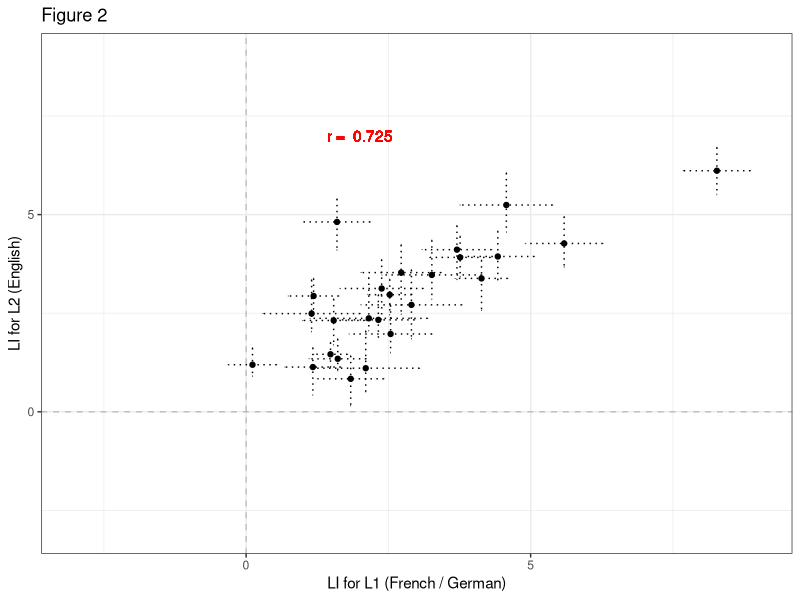

Write R code to recreate this figure. (Note: this script raises an error after producing the figure.)
## ---- chunk 1
knitr::opts_chunk$set(echo = TRUE)

require(tidyverse)
require(flextable)
require(ggplot2)
## ---- chunk 2
# read French/German data in
L1_data <- read.csv('Results_L1.csv')
L2_data <- read.csv('Results_L2.csv')
background_data_total <- read.csv('background_data.csv', stringsAsFactors = FALSE)
colnames(background_data_total)[1] <-  colnames(background_data_total)[1] <- 'ID'

# read Japanese data in 
Miho_L1_data <- read.csv('Miho_Results_L1.csv')
Miho_L2_data <- read.csv('Miho_Results_L2.csv')
Miho_background_data_total <- read.csv('Miho_background_data.csv', stringsAsFactors = FALSE)
colnames(Miho_background_data_total)[1] <-  colnames(Miho_background_data_total)[1] <- 'ID'
Miho_background_data_total$ID <- as.numeric(gsub("BL", replacement = "", Miho_background_data_total$ID))

## ---- chunk 3
# How many participants are there, and how many were excluded from the analysis?
nsubj_all <- dim(L1_data)[1]
# If a subject has data excluded in EITHER language, we'll have to exclude them.
exclude <- L1_data$L1.exclusions + L2_data$L2.exclusions
# We will include the rows in L1_data and L2_data for any participants where exclude = 0
L1_data <- L1_data[which(exclude==0), ]
L2_data <- L2_data[which(exclude==0), ]
# Remove excluded participants from backgound data too
background_data <- background_data_total[which(exclude==0), ]
nsubj <- dim(L1_data)[1]
background_data <- background_data %>% mutate(L2_prof = (L2_prof_Speaking+L2_prof_Reading+L2_prof_Understanding)/3)

# Calculate demographics summary statistics
demo_summary <- background_data %>% 
  summarise(N_total = n(), N_german = length(which(L1==1)), N_french = length(which(L1==2)),
            N_female = length(which(Gender==0)), N_male = length(which(Gender==1)),
            mean_age = mean(Age), sd_age = sd(Age),
            mean_EHI = mean(EHI), sd_EHI = sd(EHI), min_EHI = min(EHI), max_EHI = max(EHI),
            languages = mean(NoL), sd_languages = sd(NoL),
            mean_aoa = mean(L2_Acquisition), sd_aoa = sd(L2_Acquisition),
            mean_aoF = mean(L2_Fluent), sd_aoF = sd(L2_Fluent),
            mean_accent = mean(L2_exp_Accent), sd_accent = sd(L2_exp_Accent),
            mean_read = mean(L2_prof_Reading), sd_read = sd(L2_prof_Reading),
            mean_und = mean(L2_prof_Understanding), sd_und = sd(L2_prof_Understanding),
            mean_speak = mean(L2_prof_Speaking), sd_speak = sd(L2_prof_Speaking),
            mean_prof = mean(L2_prof), sd_prof = sd(L2_prof))

## ---- chunk 4
# Calculate mean and SEM LI value for L1 and L2
L1_summary_stats <- L1_data %>% summarise(L1_mean = mean(L1.mean_LI), L1_se = sd(L1.mean_LI)/sqrt(nsubj),
                                          L1_mean_trials = mean(L1.N), L1_min_trials = min(L1.N), L1_max_trials = max(L1.N)) 
L2_summary_stats <- L2_data %>% summarise(L2_mean = mean(L2.mean_LI), L2_se = sd(L2.mean_LI)/sqrt(nsubj),
                                          L2_mean_trials = mean(L2.N), L2_min_trials = min(L2.N), L2_max_trials = max(L2.N)) 

# Number of Ps left/ bilaterally lateralised
L1_laterality <- L1_data %>% group_by(L1.mean_laterality) %>% summarise(N=n(), pc=N/nsubj*100)
L2_laterality <- L2_data %>% group_by(L2.mean_laterality) %>% summarise(N=n(), pc=N/nsubj*100)


# Make a massive table
summary_stats <- matrix(data = NA, nrow = 2, ncol = 7)
colnames(summary_stats) <- c('Language','Mean trials', 'mean LI', 'se LI', '% left', '% bilateral', '% right')
summary_stats[, 1] <- c('L1', 'L2')
summary_stats[, 2] <- round(c(L1_summary_stats$L1_mean_trials, L2_summary_stats$L2_mean_trials), 2)
summary_stats[, 3] <-  round(c(L1_summary_stats$L1_mean, L2_summary_stats$L2_mean), 2)
summary_stats[, 4] <-  round(c(L1_summary_stats$L1_se, L2_summary_stats$L2_se), 2)
summary_stats[, 5] <- round(c(L1_laterality$pc[2], L2_laterality$pc[2]))
summary_stats[, 6] <- round(c(L1_laterality$pc[1], L2_laterality$pc[1]))
summary_stats[, 7] <- round(c(L1_laterality$pc[3], L2_laterality$pc[3]))
summary_stats[which(is.na(summary_stats[,7])), 7] <- 0 
summary_stats <- as.data.frame(summary_stats)

# Scatterplot of L1 and L2 data
plotdata <- inner_join(x = L1_data,
                        y = L2_data)

# Correlation between L1 and L2
L1_L2_corr <- cor.test (plotdata$L1.mean_LI, plotdata$L2.mean_LI, 
                        method = "spearman", 
                        exact = FALSE)

Fig2 <- ggplot(data = plotdata, aes(x = L1.mean_LI, y = L2.mean_LI)) + 
  geom_point()+
  theme_bw()+
  xlab("LI for L1 (French / German)") +  
  ylab("LI for L2 (English)") + 
  xlim(-3,9) + ylim (-3,9) + 
  geom_errorbar(aes(ymin = L2.mean_LI - L2.mean_se, ymax = L2.mean_LI + L1.mean_se),linetype = "dotted") + 
  geom_errorbarh(aes(xmin = L1.mean_LI - L1.mean_se, xmax = L1.mean_LI + L1.mean_se), linetype = "dotted") +
  geom_text(x = 2, y = 7, label = paste('r = ', round(L1_L2_corr$estimate, 3)), colour = 'red') +
  geom_hline(yintercept = 0, linetype="dashed", alpha = 0.2) + 
  geom_vline(xintercept = 0, linetype= "dashed", alpha = 0.2) +
  ggtitle('Figure 2')

# Check correlations with EHI
EHI_LI_L1_cor <- cor.test (background_data$EHI, L1_data$L1.mean_LI, method = "spearman")
EHI_LI_L2_cor <- cor.test (background_data$EHI, L2_data$L2.mean_LI, method = "spearman")

# Check for effect of testing order (0 = L2 tested first, 1 = L1 tested first)
total_info <- inner_join(x = plotdata, y = background_data, by = c("ID"))
nL1_testedfirst <- nrow(background_data[background_data$Tested == 1,]) #how many tested with L1 first
nL1_testedsecond <- nrow(background_data[background_data$Tested == 0,]) # how many tested with L2 first
testing_0 <- filter(total_info, Tested == "0")
testing_1 <- filter(total_info, Tested == "1")
testing_ttest_L1 <- t.test(testing_0$L1.mean_LI, testing_1$L1.mean_LI) # testing if there is a sig. diff between laterality scoes of L1 in those tested in their native language first or second.
testing_ttest_L2 <- t.test(testing_0$L2.mean_LI, testing_1$L2.mean_LI) # testing if there is a sig. diff between laterality scoes of L2 in those tested in their native language first or second.
## ---- chunk 5
# Make a demographics table
demo_table <- matrix(data=NA, nrow=10, ncol=2)
colnames(demo_table) <- c('Characteristic', 'Mean (sd)')
demo_table[,1] <- c('Age, years', 'EHI, /100', 'Languages spoken',
                          'Age of acquisition, years', 'Age of fluency, years', 'Accent, /10',
                          'Proficiency: speaking, /10', 'Proficiency: reading, /10', 
                          'Proficiency: understanding, /10', 'Proficiency: total, /10')
#demo_table[1,2] <- paste0(demo_summary$N_total, ' (', demo_summary$N_male, ':', demo_summary$N_female, ')')
demo_table[1,2] <- paste0(round(demo_summary$mean_age, 2), ' (', round(demo_summary$sd_age, 2), ')')
demo_table[2,2] <- paste0(round(demo_summary$mean_EHI, 2), ' (', round(demo_summary$sd_EHI, 2), ')')
demo_table[3,2] <- paste0(round(demo_summary$languages, 2), ' (', round(demo_summary$sd_languages, 2), ')')
demo_table[4,2] <- paste0(round(demo_summary$mean_aoa, 2), ' (', round(demo_summary$sd_aoa, 2), ')')
demo_table[5,2] <- paste0(round(demo_summary$mean_aoF, 2), ' (', round(demo_summary$sd_aoF, 2), ')')
demo_table[6,2] <- paste0(round(demo_summary$mean_accent, 2), ' (', round(demo_summary$sd_accent, 2), ')')
demo_table[7,2] <- paste0(round(demo_summary$mean_speak, 2), ' (', round(demo_summary$sd_speak, 2), ')')
demo_table[8,2] <- paste0(round(demo_summary$mean_read, 2), ' (', round(demo_summary$sd_read, 2), ')')
demo_table[9,2] <- paste0(round(demo_summary$mean_und, 2), ' (', round(demo_summary$sd_und, 2), ')')
demo_table[10,2] <- paste0(round(demo_summary$mean_prof, 2), ' (', round(demo_summary$sd_prof, 2), ')')
demo_table <- as.data.frame(demo_table)

table1 <- flextable(demo_table) %>% set_caption(table1, caption=paste0('Table 1. Demographics for the Study 1 participants, N=',nsubj, ' (', demo_summary$N_female, ' female)')) 
table1 <- autofit(table1)
table1
## ---- chunk 6
# Report number of excluded trials
excluded_trials_L1 <- 100 - round(sum(L1_data$L1.N) / sum(L1_data$L1.nMark) * 100, 2)
excluded_trials_L2 <- 100 - round(sum(L2_data$L2.N) / sum(L2_data$L2.nMark) * 100, 2)

# Here we will use the Shapiro Wilks normality test to see if the LI values for L1 and L2 are normally distributed
L1_normality <- shapiro.test(L1_data$L1.mean_LI)
L2_normality <- shapiro.test(L2_data$L2.mean_LI)

# spearman correlation test on odds and evens - means: Grabitz data 
L1_splithalf <- cor.test(L1_data$L1.mean_odd, L1_data$L1.mean_even, method = "spearman")
L2_splithalf <- cor.test(L2_data$L2.mean_odd, L2_data$L2.mean_even, method = "spearman")  
## ---- chunk 7
table2 <- flextable(summary_stats) %>% set_caption(table2, caption='Table 2. Summary statistics for Study 1 laterality indices')
table2 <- autofit(table2)
table2

## ---- chunk 8

print(Fig2)

## ---- chunk 9

# Correlation between AOA and LIs
aoa_L2_corr <- cor.test(total_info$L2_Acquisition, total_info$L2.mean_LI, method = "spearman")
aoF_L2_corr <- cor.test(total_info$L2_Fluent, total_info$L2.mean_LI, method = "spearman")
prof_L2_corr <- cor.test(total_info$L2_prof, total_info$L2.mean_LI, method="spearman")

## ---- chunk 10
# How many participants are there, and how many were excluded from the analysis?
Miho_nsubj_all <- dim(Miho_L1_data)[1]

# If a subject has data excluded in EITHER language, we'll have to exclude them
# Phonological and Semantic fluency tasks will be treated separately
Phon_exclude <- Miho_L1_data$L1_Phon.exclusions + Miho_L2_data$L2_Phon.exclusions
Sem_exclude <- Miho_L1_data$L1_Sem.exclusions + Miho_L2_data$L2_Sem.exclusions 
Miho_exclude <- Phon_exclude + Sem_exclude

# We will include the rows in L1_data and L2_data for any participants where exclude = 0
L1_Phon_data <- Miho_L1_data[which(Miho_exclude==0), ]
L2_Phon_data <- Miho_L2_data[which(Miho_exclude==0), ]
L1_Sem_data <- Miho_L1_data[which(Miho_exclude==0), ]
L2_Sem_data <- Miho_L2_data[which(Miho_exclude==0), ]

# How many subjects were included for each task?
Phon_nsubj <- dim(L1_Phon_data)[1]
Sem_nsubj <- dim(L1_Sem_data)[1]
# Remove excluded participants from backgound data too
Miho_background_data <- Miho_background_data_total[which(Miho_exclude==0), ]

# Calculate demographics summary statistics
#NEED TO CHECK 0 IS DEFINITLEY FEMALE!!

miho_demo_summary <- Miho_background_data %>%
  summarise(N_total = n(), N_female_j = length(which(Gender == "0")), N_male_j = length(which(Gender== "1")),
            mean_age_j = mean(Age, na.rm = TRUE), sd_age = sd(Age, na.rm = TRUE), 
            mean_aoa_L2_j = mean(aoa_L2, na.rm = TRUE), sd_aoa_L2_j = sd(aoa_L2, na.rm = TRUE),
            mean_eng_score_j = mean(Eng_score, na.rm = TRUE), sd_eng_score_j = sd(Eng_score, na.rm = TRUE),
            mean_eng_use_month_j = mean(length_useEng_months, na.rm = TRUE), sd_eng_use_month_j = sd(length_useEng_months, na.rm = TRUE),
            mean_eng_speak_j = mean(Eng_Speak, na.rm = TRUE), sd_eng_speak_j = sd(Eng_Speak, na.rm = TRUE),
            mean_eng_listen_j = mean(Eng_Listen, na.rm = TRUE), sd_eng_listen_j = sd(Eng_Listen, na.rm = TRUE),
            mean_eng_read_j = mean(Eng_Read, na.rm = TRUE), sd_eng_read_j = sd(Eng_Read, na.rm = TRUE), 
            mean_eng_write_j = mean(Eng_Write, na.rm = TRUE), sd_eng_write_j = sd(Eng_Write, na.rm = TRUE),
            )

## ---- chunk 11
# Calculate mean and SEM LI value for L1 and L2: Phonological fluency
L1_Phon_summary_stats <-
  L1_Phon_data %>% summarise(L1_mean = mean(L1_Phon.mean_LI), L1_se = sd(L1_Phon.mean_LI)/sqrt(Phon_nsubj),
                                  L1_mean_trials = mean(L1_Phon.N), L1_min_trials = min(L1_Phon.N),
                                  L1_max_trials = max(L1_Phon.N))

L2_Phon_summary_stats <-
  L2_Phon_data %>% summarise(L2_mean = mean(L2_Phon.mean_LI), L2_se = sd(L2_Phon.mean_LI)/sqrt(Phon_nsubj),
                                  L2_mean_trials = mean(L2_Phon.N), L2_min_trials = min(L2_Phon.N),
                                  L2_max_trials = max(L2_Phon.N))

# The mean and SEM LI value for L1 and L2: Semantic fluency
L1_Sem_summary_stats <-
  L1_Sem_data %>% summarise(L1_mean = mean(L1_Sem.mean_LI), L1_se = sd(L1_Sem.mean_LI)/sqrt(Sem_nsubj),
                                  L1_mean_trials = mean(L1_Sem.N), L1_min_trials = min(L1_Sem.N),
                                  L1_max_trials = max(L1_Sem.N))

L2_Sem_summary_stats <-
  L2_Sem_data %>% summarise(L2_mean = mean(L2_Sem.mean_LI), L2_se = sd(L2_Sem.mean_LI)/sqrt(Sem_nsubj),
                                  L2_mean_trials = mean(L2_Sem.N), L2_min_trials = min(L2_Sem.N),
                                  L2_max_trials = max(L2_Sem.N))

# Number of Ps left/ bilaterally lateralised for L1/L2, Phon/Sem fluency
L1_Phon_laterality <- L1_Phon_data %>%
  group_by(L1_Phon.mean_laterality) %>% summarise(N=n(), pc=N/Phon_nsubj*100)
L2_Phon_laterality <- L2_Phon_data %>%
  group_by(L2_Phon.mean_laterality) %>% summarise(N=n(), pc=N/Phon_nsubj*100)
L1_Sem_laterality <- L1_Sem_data %>%
  group_by(L1_Sem.mean_laterality) %>% summarise(N=n(), pc=N/Sem_nsubj*100)
L2_Sem_laterality <- L2_Sem_data %>%
  group_by(L2_Sem.mean_laterality) %>% summarise(N=n(), pc=N/Sem_nsubj*100)

# Make a summary table
summary_stats <- matrix(data = NA, nrow = 4, ncol = 8)
colnames(summary_stats) <- c('Task','Language','Mean trials', 'mean LI', 'se LI', '% left', '% bilateral', '% right')
summary_stats[, 1] <- c('Phonological','Phonological','Semantic','Semantic')
summary_stats[, 2] <- c('L1','L2','L1','L2')
summary_stats[, 3] <- round(c(L1_Phon_summary_stats$L1_mean_trials, L2_Phon_summary_stats$L2_mean_trials,
                              L1_Sem_summary_stats$L1_mean_trials, L2_Sem_summary_stats$L2_mean_trials), 2)
summary_stats[, 4] <-  round(c(L1_Phon_summary_stats$L1_mean, L2_Phon_summary_stats$L2_mean,
                               L1_Sem_summary_stats$L1_mean, L2_Sem_summary_stats$L2_mean), 2)
summary_stats[, 5] <-  round(c(L1_Phon_summary_stats$L1_se, L2_Phon_summary_stats$L2_se,
                               L1_Sem_summary_stats$L1_se, L2_Sem_summary_stats$L2_se), 2)
summary_stats[, 6] <- round(c(L1_Phon_laterality$pc[2], L2_Phon_laterality$pc[2],
                              L1_Sem_laterality$pc[2], L2_Sem_laterality$pc[2]))
summary_stats[, 7] <- round(c(L1_Phon_laterality$pc[1], L2_Phon_laterality$pc[1],
                              L1_Sem_laterality$pc[1], L2_Sem_laterality$pc[1]))
summary_stats[, 8] <- round(c(L1_Phon_laterality$pc[3], L2_Phon_laterality$pc[3],
                              L1_Sem_laterality$pc[3], L2_Sem_laterality$pc[3]))
summary_stats[which(is.na(summary_stats[,8])), 8] <- 0 
summary_stats <- as.data.frame(summary_stats)

# Plot Miho Phon L1 and L2 data
plotdata_j <- inner_join(x = L1_Phon_data, L2_Phon_data)
L1_L2_Phon_corr <- cor.test (plotdata_j$L1_Phon.mean_LI, plotdata_j$L2_Phon.mean_LI, method = "spearman")

Fig3 <- ggplot(data = plotdata_j, aes(x = L1_Phon.mean_LI, y = L2_Phon.mean_LI)) + 
  geom_point()+
  theme_bw()+
  xlab("LI for L1 (Japanese), Phonological Fluency") +  
  ylab("LI for L2 (English), Phonological Fluency") + 
  xlim(-3,9) + ylim (-3,9) + 
  geom_errorbar(aes(ymin = L2_Phon.mean_LI - L2_Phon.mean_se, ymax = L2_Phon.mean_LI + L1_Phon.mean_se),linetype = "dotted") + 
  geom_errorbarh(aes(xmin = L1_Phon.mean_LI - L1_Phon.mean_se, xmax = L1_Phon.mean_LI + L1_Phon.mean_se), linetype = "dotted")+
  geom_text(x = 2, y = 7, label = paste('r = ', round(L1_L2_corr$estimate, 3)), colour = 'red') +
  geom_hline(yintercept = 0, linetype="dashed", alpha = 0.2) + 
  geom_vline(xintercept = 0, linetype= "dashed", alpha = 0.2) +
  ggtitle('Figure 3')

# Plot Miho Sem L1 and L2 data
plotdata_j <- inner_join(x = L1_Sem_data, y = L2_Sem_data)
L1_L2_Sem_corr <- cor.test (plotdata_j$L1_Sem.mean_LI, plotdata_j$L2_Sem.mean_LI, method = "spearman")

Fig4 <- ggplot(data = plotdata_j, aes(x = L1_Sem.mean_LI, y = L2_Sem.mean_LI)) +
  geom_point()+
  theme_bw()+
  xlab("LI for L1 (Japanese), Semantic Fluency") +
  ylab("LI for L2 (English), Semantic Fluency") +
  xlim(0-3,9) + ylim (-3,9) +
  geom_errorbar(aes(ymin = L2_Sem.mean_LI - L2_Sem.mean_se, ymax = L2_Sem.mean_LI + L1_Sem.mean_se),linetype = "dotted") +
  geom_errorbarh(aes(xmin = L1_Sem.mean_LI - L1_Sem.mean_se, xmax = L1_Sem.mean_LI + L1_Sem.mean_se), linetype = "dotted")+
  geom_text(x = 2, y = 7, label = paste('r = ', round(L1_L2_corr$estimate, 3)), colour = 'red') +
  geom_hline(yintercept = 0, linetype="dashed", alpha = 0.2) + 
  geom_vline(xintercept = 0, linetype= "dashed", alpha = 0.2) +
  ggtitle('Figure 4')

# Check correlations with EHI
#TO COMPLETE
# EHI_LI_L1_Phon_cor <- cor.test (background_data$EHI, L1_data$L1_Phon.mean_LI, method = "spearman")
# EHI_LI_L2_Phon_cor <- cor.test (background_data$EHI, L2_data$L2_Phon.mean_LI, method = "spearman")
# EHI_LI_L1_Sem_cor <- cor.test (background_data$EHI, L1_data$L1_Sem.mean_LI, method = "spearman")
# EHI_LI_L2_Sem_cor <- cor.test (background_data$EHI, L2_data$L2_Sem.mean_LI, method = "spearman")

# Check for effect of testing order (0 = L2 tested first, 1 = L1 tested first)
# TO COMPLETE
# total_info <- inner_join(x = plotdata_j, y = background_data, by = c("ID"))
# nL1_testedfirst <- nrow(background_data[background_data$Tested == 1,]) #how many tested with L1 first
# nL1_testedsecond <- nrow(background_data[background_data$Tested == 0,]) # how many tested with L2 first
# testing_0 <- filter(total_info, Tested == "0")
# testing_1 <- filter(total_info, Tested == "1")
# testing_ttest_L1 <- t.test(testing_0$L1.mean_LI, testing_1$L1.mean_LI) # testing if there is a sig. diff between laterality scoes of L1 in those tested in their native language first or second.
# testing_ttest_L2 <- t.test(testing_0$L2.mean_LI, testing_1$L2.mean_LI) # testing if there is a sig. diff between laterality scoes of L2 in those tested in their native language first or second.


# descriptive statistics for words produced in task
mean_jwords_phon <- mean(total_info_j$JPhon_words, na.rm = TRUE)
mean_jwords_sem <- mean(total_info_j$JSem_words, na.rm = TRUE)
mean_ewords_phon <- mean(total_info_j$EPhon_words, na.rm = TRUE)
mean_ewords_sem <- mean(total_info_j$ESem_words, na.rm = TRUE)

words_produced_phon <- t.test(total_info_j$JPhon_words, total_info_j$EPhon_words, na.rm = TRUE)
words_produced_sem <- t.test(total_info_j$JSem_words, total_info_j$ESem_words, na.rm = TRUE)
## ---- chunk 12

#### demographics table ####
# Update names of rows when we get more info on background demographics. 
# Make a demographics table

############

demo_table_j <- matrix(data=NA, nrow=8, ncol=2)
colnames(demo_table_j) <- c('Characteristic', 'Mean (sd)')

demo_table_j[,1] <- c('Age, years', 'Age of English Acquisition, years', 'mean English score /60', 'Use of English, months', 'English speaking /100', 'English listening /100', 'English Reading /100', 'English Writing /100')

demo_table_j[1,2] <- paste0(round(miho_demo_summary$mean_age_j, 2), ' (', round(miho_demo_summary$sd_age, 2), ')')
demo_table_j[2,2] <- paste0(round(miho_demo_summary$mean_aoa_L2_j, 2), ' (', round(miho_demo_summary$sd_aoa_L2_j, 2), ')')
demo_table_j[3,2] <- paste0(round(miho_demo_summary$mean_eng_score_j, 2), ' (', round(miho_demo_summary$sd_eng_score_j, 2), ')')
demo_table_j[4,2] <- paste0(round(miho_demo_summary$mean_eng_use_month_j, 2), ' (', round(miho_demo_summary$sd_eng_use_month_j, 2), ')')
demo_table_j[5,2] <- paste0(round(miho_demo_summary$mean_eng_speak_j, 2), ' (', round(miho_demo_summary$sd_eng_speak_j, 2), ')')
demo_table_j[6,2] <- paste0(round(miho_demo_summary$mean_eng_listen_j, 2), ' (', round(miho_demo_summary$sd_eng_listen_j, 2), ')')
demo_table_j[7,2] <- paste0(round(miho_demo_summary$mean_eng_read_j, 2), ' (', round(miho_demo_summary$sd_eng_read_j, 2), ')')
demo_table_j[8,2] <- paste0(round(miho_demo_summary$mean_eng_write_j, 2), ' (', round(miho_demo_summary$sd_eng_write_j, 2), ')')
demo_table_j <- as.data.frame(demo_table_j)

table101 <- flextable(demo_table_j) %>% set_caption('table101', caption=paste0('Table 101. Demographics for the Study 2 participants, N=', miho_demo_summary$N_total, ' (', miho_demo_summary$N_female_j, ' female)')) 
table101 <- autofit(table101)
table101


## ---- chunk 13
# Report number of excluded trials
excluded_trials_L1_Phon <- 100 - round(sum(L1_Phon_data$L1_Phon.N.N) / sum(L1_Phon_data$L1_Phon.nMark) * 100, 2)
excluded_trials_L2_Phon <- 100 - round(sum(L2_Phon_data$L2_Phon.N) / sum(L2_Phon_data$L2_Phon.nMark) * 100, 2)
excluded_trials_L1_Sem <- 100 - round(sum(L1_Sem_data$L1_Sem.N.N) / sum(L1_Sem_data$L1_Sem.nMark) * 100, 2)
excluded_trials_L2_Sem <- 100 - round(sum(L2_Sem_data$L2_Sem.N) / sum(L2_Sem_data$L2_Sem.nMark) * 100, 2)

# Here we will use the Shapiro Wilks normality test to see if the LI values for L1 and L2 are normally distributed
L1_Phon_normality <- shapiro.test(L1_Phon_data$L1_Phon.mean_LI)
L1_Sem_normality <- shapiro.test(L1_Sem_data$L1_Sem.mean_LI)
L2_Phon_normality <- shapiro.test(L2_Phon_data$L2_Phon.mean_LI)
L2_Sem_normality <- shapiro.test(L2_Sem_data$L2_Sem.mean_LI)

# spearman correlation test on odds and evens - means
L1_Phon_splithalf <- cor.test(L1_Phon_data$L1_Phon.mean_odd, L1_Phon_data$L1_Phon.mean_even, method = "spearman")
L2_Phon_splithalf <- cor.test(L2_Phon_data$L2_Phon.mean_odd, L2_Phon_data$L2_Phon.mean_even, method = "spearman")
L1_Sem_splithalf <- cor.test(L1_Sem_data$L1_Sem.mean_odd, L1_Sem_data$L1_Sem.mean_even, method = "spearman")
L2_Sem_splithalf <- cor.test(L2_Sem_data$L2_Sem.mean_odd, L2_Sem_data$L2_Sem.mean_even, method = "spearman")

## ---- chunk 14
table4 <- flextable(summary_stats) 
table4 <- autofit(table4)
set_caption(table4, caption='Table 4. Summary statistics for Study 2 laterality indices')

## ---- chunk 15
print(Fig3)
print(Fig4)

## ---- chunk 16

# Correlation between AOA and LIs
# normally distributed (lines 490-493)

total_info_j <- inner_join(x = plotdata_j, y = Miho_background_data, by = c("ID"))
aoa_l2_corr_phon_j <- cor.test(total_info_j$aoa_L2, total_info_j$L2_Phon.mean_LI, method = "spearman")
aoa_l2_corr_sem_j <- cor.test(total_info_j$aoa_L2, total_info_j$L2_Sem.mean_LI, method = "spearman")

#do we need any more correlations? 

## ---- chunk 17

Fig5 <- ggplot (data = total_info_j, aes(x = aoa_L2, y = L2_Phon.mean_LI )) + 
  geom_point() + 
  theme_bw() + 
  xlab("Age of English Acquisition (years)") + 
  ylab("LI for L2 (Phonology)") + 
  xlim (2.5,13.5) + ylim (-1,6) + 
  geom_errorbar(aes(ymin = L2_Phon.mean_LI - L2_Phon.mean_se, ymax = L2_Phon.mean_LI + L2_Phon.mean_se),linetype = "dotted") +
  geom_hline(yintercept = 0, linetype="dashed", alpha = 0.2) + 
  geom_vline(xintercept = 0, linetype= "dashed", alpha = 0.2) +
  ggtitle('Figure 5')
  
Fig6 <- ggplot (data = total_info_j, aes(x = aoa_L2, y = L2_Sem.mean_LI )) + 
  geom_point() +
  theme_bw() + 
  xlab("Age of English Acquisition (years)") + 
  ylab("LI for L2 (Semantics)") +
  xlim (2.5,13.5) + ylim (-1,6) +
  geom_errorbar(aes(ymin = L2_Sem.mean_LI - L2_Sem.mean_se, ymax = L2_Sem.mean_LI + L2_Sem.mean_se),linetype = "dotted") +
  geom_hline(yintercept = 0, linetype="dashed", alpha = 0.2) + 
  geom_vline(xintercept = 0, linetype= "dashed", alpha = 0.2) +
  ggtitle('Figure 6')
